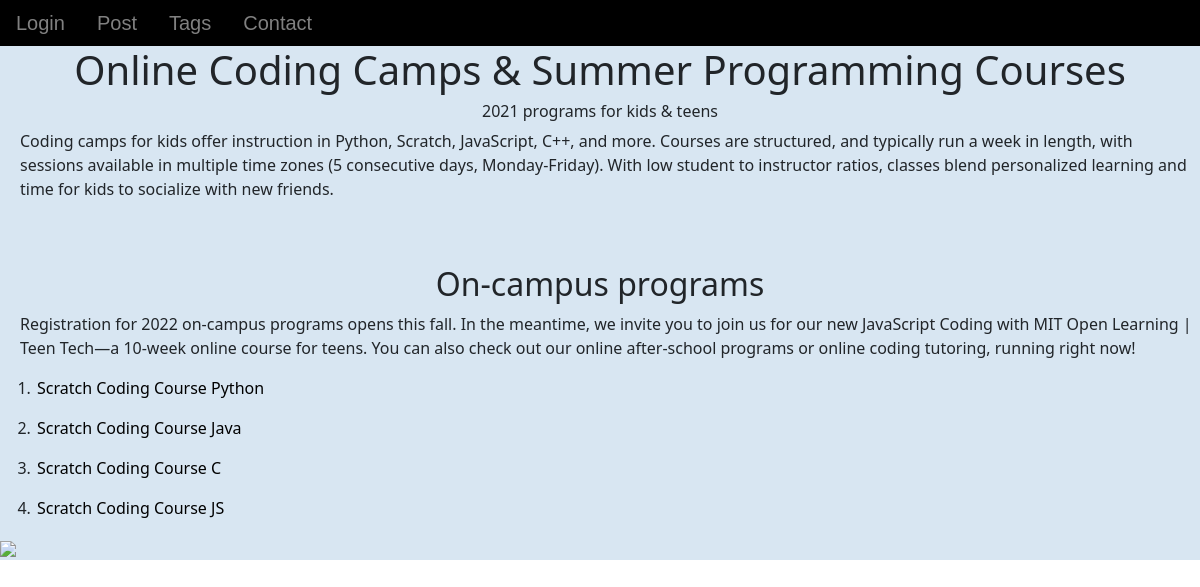
The page / on the database its author committed.
### TechnicalCourses/models.py (models this page shows, shortened)
class Allcourses(models.Model):
    coursename=models.CharField(max_length=200)
    insname = models.CharField(max_length=100)
    startedfrom = models.DateTimeField('Started from')

### TechnicalCourses/views.py (the view)
# urls.py: path('', views.Courses, name='home-page'),
def Courses(request):
    ac = Allcourses.objects.all()
    template = loader.get_template('TechnicalCourses/Courses.html')
    context = {
        'ac': ac,
    }
    return HttpResponse(template.render(context, request))

### TechnicalCourses/templates/TechnicalCourses/Courses.html (shortened to what this page needs)
<!DOCTYPE html>
<html lang="en">
<head>
     <link href="https://cdn.jsdelivr.net/npm/bootstrap@5.1.1/dist/css/bootstrap.min.css" rel="stylesheet">
</head>
<body >
<nav class="nav">
      <a class="nav-link"  href="http://127.0.0.1:8000/accounts/login/">Login</a>
      <a class="nav-link" href="http://127.0.0.1:8000/posts.html/">Post</a>
      <a class="nav-link" href="http://127.0.0.1:8000/tag.html/">Tags <a/>
      <a class="nav-link" href="http://127.0.0.1:8000/Name.html/">Contact</a>
</nav>
<div class="back">
<h1> Online Coding Camps &
Summer Programming Courses </h1>
    <h6> 2021 programs for kids & teens </h6>
<p>Coding camps for kids offer instruction in Python, Scratch, JavaScript, C++, and more. Courses are structured, and typically run a week in length, with sessions available in multiple time zones (5 consecutive days, Monday-Friday). With low student to instructor ratios, classes blend personalized learning and time for kids to socialize with new friends.</p>
    <br><br><h2>       On-campus programs </h2>
<p>Registration for 2022 on-campus programs opens this fall. In the meantime, we invite you to join us for our new JavaScript Coding with MIT Open Learning | Teen Tech—a 10-week online course for teens. You can also check out our online after-school programs or online coding tutoring, running right now!
</p>
<ol>
    {% for x in ac %}
    <li >
        <div><p  class="mypro"><a class="mynum" href="/{{x.id}}/" > Scratch Coding Course {{x.coursename}}
        </a></p></div>
    </li>
    {%endfor%}
</ol>
<img src="https://images.pexels.com/photos/5474031/pexels-photo-5474031.jpeg?auto=compress&cs=tinysrgb&dpr=2&h=650&w=940">
</div>
</body>
</html>

### TechnicalCourses/templates/TechnicalCourses/Courses.html (style rules this page uses)
h3,h1, h2, h6 { text-align: center; }
.back { background-color: #d8e6f2; }
.nav { background-color: black; }
.nav-link { font-size: 20px; font-family: Arial; color: grey !important; }
ol { padding-left: 35px; }
.mypro { padding-left: 2px; }
p { padding-left: 20px; }
a { color: black; text-decoration: none; }

### rows shown on the page
Allcourses: coursename "Python"
Allcourses: coursename "Java"
Allcourses: coursename "C"
Allcourses: coursename "JS"
